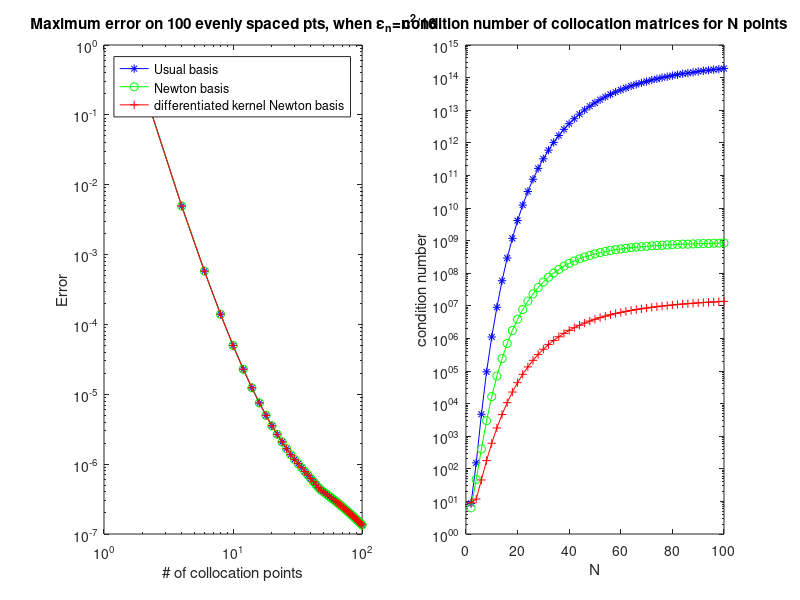

The MATLAB source for this figure:
function [] = colloc_1dbvp()
    clear all; close all; clc
    format compact %remove blank lines from output

    % Solves u'' = 1 + e^(2x), u(0) = 0 = u(1)

    rhs = @(x) ( 1 + exp(2.*x) );
    u_analytic = @(x) ( 0.25.*((2.*x.^2)-exp(2).*x-x+exp(2.*x)-1) );

    pts = linspace(0,1);
    
    stride = 2;
    num_Ns = 50;
    Ns = stride:stride:(stride*num_Ns);
    
    %% Calculate condition numbers of collocation matrices and
    %  calculate error of numerical solutions

    trans_err_cond = zeros(2,num_Ns);
    newt_err_cond  = zeros(2,num_Ns);
    newt2_err_cond = zeros(2,num_Ns);
    
    for N=Ns;
        
        epsilon = (N/4).^2;
        K   = @(x,center) ( exp(-epsilon.*((x-center).^2)) );
        D1K = @(x,center) ( -2.*epsilon.*(x-center).*K(x,center) );
        D2K = @(x,center) ( 2.*epsilon.*(2.*epsilon.*((x-center).^2)-1).* ...
                            K(x,center) );

        colloc_pts = linspace(0,1,N);
        tmp = repmat(colloc_pts,N,1);
        KM = K(tmp',tmp);
        D2KM = D2K(tmp',tmp);
        KM_evals = K( repmat(pts',1,size(colloc_pts,2)), repmat(colloc_pts,size(pts,2),1));

        % usual basis
        colloc_mat = [D2KM             zeros(N,2); 
                      K(0, colloc_pts) 1 0;
                      K(1, colloc_pts) 1 1];
        coef = colloc_mat\[rhs(colloc_pts)';0;0;];

        trans_err_cond(1,N/stride) = norm(([KM_evals ones(size(pts,2),1) pts']*coef) ...
                                          -u_analytic(pts)',Inf);
        trans_err_cond(2,N/stride) = cond(colloc_mat);

        % Creating a Newton basis for span{ K(\cdot, x_1), ... }
        [B, V] = calculate_beta_v(KM, N, colloc_pts, K);
        D2V = B\D2KM; % maybe bad if D2KM is ill-cond.
        colloc_mat = [D2V'    zeros(N,2);
                      V(:,1)' 1 0;
                      V(:,N)' 1 1];
        coef = colloc_mat\[rhs(colloc_pts)';0;0;];

        newt_err_cond(1,N/stride) = norm(([(B\KM_evals')' ones(size(pts,2),1) pts']*coef) ...
                                  -u_analytic(pts)',Inf);
        newt_err_cond(2,N/stride) = cond(colloc_mat);

        % Creating a Newton basis for span{ LK(\cdot, x_1), ... }        
        [B, D2V] = calculate_beta_v(D2KM, N, colloc_pts, D2K);
        V = B\KM;
        colloc_mat = [D2V'    zeros(N,2);
                      V(:,1)' 1 0;
                      V(:,N)' 1 1];
        coef = colloc_mat\[rhs(colloc_pts)';0;0;];

        newt2_err_cond(1,N/stride) = norm(([(B\KM_evals')' ones(size(pts,2),1) pts']*coef) ...
                                   -u_analytic(pts)',Inf);
        newt2_err_cond(2,N/stride) = cond(colloc_mat);
        
    end    

    subplot(1,2,1);  
    loglog(Ns, trans_err_cond(1,:), 'b*-');
    hold on;  
    loglog(Ns, newt_err_cond(1,:), 'go-');
    loglog(Ns, newt2_err_cond(1,:), 'r+-');

    title('Maximum error on 100 evenly spaced pts, when \epsilon_n=n^2/16');
    legend('Usual basis',  ...
           'Newton basis', ...
           'differentiated kernel Newton basis');
    ylabel('Error');
    xlabel('# of collocation points');


    subplot(1,2,2);
    semilogy(Ns, trans_err_cond(2,:), 'b*-');
    hold on;
    semilogy(Ns, newt_err_cond(2,:), 'go-');
    semilogy(Ns, newt2_err_cond(2,:), 'r+-');
    title('condition number of collocation matrices for N points');
    ylabel('condition number');
    xlabel('N');
end

function [B, V] = chol_calc_beta_v(KM, N, xs, K)
    B = chol(KM);
    V = B';
end

function [B, V] = calculate_beta_v(KM, N, xs, K)
% here we alternately calculate betas and vs since they depend on each
% other (see paper for relationship). B should be lower triangular,
% and V should be unit upper triangular s.t. KM = B*V
    B = zeros(N,N);
    V = eye(N);
    for c=1:(N-1)
        for i=c:N
            B(i,c) = calculate_single_beta(B,V,i,c,K,xs);
        end
        % not sure if this is bad when KM is ill-cond.
        V(1:c,c+1) = B(1:c,1:c)\KM(1:c,c+1); 
    end
    B(N,N) = calculate_single_beta(B,V,N,N,K,xs);
end

function [res] = calculate_single_beta(B, V, i, j, K, xs)
    res = K(xs(j), xs(i));
    for k=1:j-1
        res = res - B(i,k).*V(k,j);
    end
end
